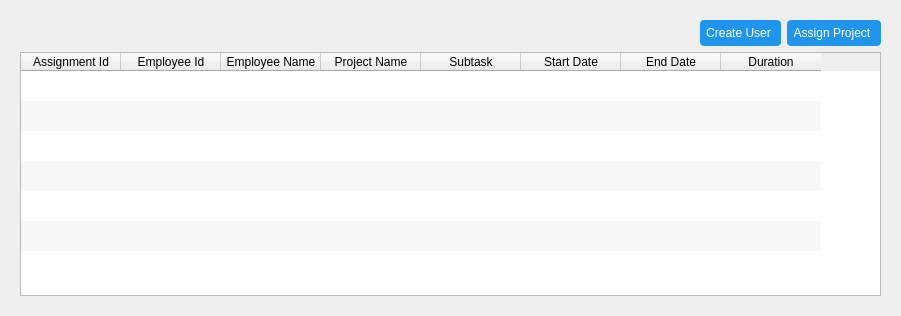
         <widget class="QWidget" name="assignment_page">
          <layout class="QGridLayout" name="gridLayout_4">
           <item row="0" column="0">
            <widget class="QWidget" name="assignment_page_widget" native="true">
             <property name="styleSheet">
              <string notr="true"/>
             </property>
             <layout class="QVBoxLayout" name="verticalLayout_9">
              <item>
               <layout class="QVBoxLayout" name="verticalLayout_8">
                <item>
                 <layout class="QHBoxLayout" name="horizontalLayout_7">
                  <item>
                   <spacer name="horizontalSpacer_5">
                    <property name="focusPolicy">
                     <enum>Qt::NoFocus</enum>
                    </property>
                    <property name="orientation">
                     <enum>Qt::Horizontal</enum>
                    </property>
                    <property name="sizeHint" stdset="0">
                     <size>
                      <width>628</width>
                      <height>20</height>
                     </size>
                    </property>
                   </spacer>
                  </item>
                  <item>
                   <widget class="QPushButton" name="edit_assign_btn">
                    <property name="minimumSize">
                     <size>
                      <width>20</width>
                      <height>20</height>
                     </size>
                    </property>
                    <property name="maximumSize">
                     <size>
                      <width>20</width>
                      <height>20</height>
                     </size>
                    </property>
                    <property name="cursor">
                     <cursorShape>PointingHandCursor</cursorShape>
                    </property>
                    <property name="styleSheet">
                     <string notr="true">border:none;</string>
                    </property>
                    <property name="text">
                     <string/>
                    </property>
                    <property name="icon">
                     <iconset resource="resources.qrc">
                      <normaloff>:/icons/edit2.png</normaloff>:/icons/edit2.png</iconset>
                    </property>
                    <property name="iconSize">
                     <size>
                      <width>16</width>
                      <height>16</height>
                     </size>
                    </property>
                    <property name="checkable">
                     <bool>true</bool>
                    </property>
                   </widget>
                  </item>
                  <item>
                   <widget class="QPushButton" name="delete_assign_btn">
                    <property name="minimumSize">
                     <size>
                      <width>20</width>
                      <height>20</height>
                     </size>
                    </property>
                    <property name="maximumSize">
                     <size>
                      <width>20</width>
                      <height>20</height>
                     </size>
                    </property>
                    <property name="cursor">
                     <cursorShape>PointingHandCursor</cursorShape>
                    </property>
                    <property name="styleSheet">
                     <string notr="true">border:none;</string>
                    </property>
                    <property name="text">
                     <string/>
                    </property>
                    <property name="icon">
                     <iconset resource="resources.qrc">
                      <normaloff>:/icons/delete2.png</normaloff>:/icons/delete2.png</iconset>
                    </property>
                    <property name="iconSize">
                     <size>
                      <width>16</width>
                      <height>16</height>
                     </size>
                    </property>
                    <property name="checkable">
                     <bool>true</bool>
                    </property>
                   </widget>
                  </item>
                  <item>
                   <widget class="QPushButton" name="create_user_btn">
                    <property name="cursor">
                     <cursorShape>PointingHandCursor</cursorShape>
                    </property>
                    <property name="styleSheet">
                     <string notr="true">QPushButton{
border:none;
border-radius:4px;
padding:6px;
padding-left-10px;
padding-right:10px;
background-color: rgb(31, 149, 239);
color:white;





}
QPushButton:hover{
background-color:#1668a7;






}</string>
                    </property>
                    <property name="text">
                     <string>Create User</string>
                    </property>
                   </widget>
                  </item>
                  <item>
                   <widget class="QPushButton" name="assign_project_btn">
                    <property name="cursor">
                     <cursorShape>PointingHandCursor</cursorShape>
                    </property>
                    <property name="styleSheet">
                     <string notr="true">QPushButton{
border:none;
border-radius:4px;
padding:6px;
padding-left-10px;
padding-right:10px;
background-color: rgb(31, 149, 239);
color:white;





}
QPushButton:hover{
background-color:#1668a7;






}</string>
                    </property>
                    <property name="text">
                     <string>Assign Project</string>
                    </property>
                    <property name="checkable">
                     <bool>true</bool>
                    </property>
                   </widget>
                  </item>
                 </layout>
                </item>
                <item>
                 <widget class="QTableWidget" name="assignment_table">
                  <property name="tabletTracking">
                   <bool>false</bool>
                  </property>
                  <property name="focusPolicy">
                   <enum>Qt::NoFocus</enum>
                  </property>
                  <property name="layoutDirection">
                   <enum>Qt::LeftToRight</enum>
                  </property>
                  <property name="frameShape">
                   <enum>QFrame::StyledPanel</enum>
                  </property>
                  <property name="frameShadow">
                   <enum>QFrame::Sunken</enum>
                  </property>
                  <property name="sizeAdjustPolicy">
                   <enum>QAbstractScrollArea::AdjustToContents</enum>
                  </property>
                  <property name="dragEnabled">
                   <bool>true</bool>
                  </property>
                  <property name="alternatingRowColors">
                   <bool>true</bool>
                  </property>
                  <property name="selectionBehavior">
                   <enum>QAbstractItemView::SelectRows</enum>
                  </property>
                  <property name="verticalScrollMode">
                   <enum>QAbstractItemView::ScrollPerPixel</enum>
                  </property>
                  <property name="horizontalScrollMode">
                   <enum>QAbstractItemView::ScrollPerPixel</enum>
                  </property>
                  <property name="showGrid">
                   <bool>false</bool>
                  </property>
                  <property name="gridStyle">
                   <enum>Qt::SolidLine</enum>
                  </property>
                  <property name="sortingEnabled">
                   <bool>true</bool>
                  </property>
                  <attribute name="verticalHeaderVisible">
                   <bool>false</bool>
                  </attribute>
                  <row>
                   <property name="text">
                    <string>New Row</string>
                   </property>
                  </row>
                  <row>
                   <property name="text">
                    <string>New Row</string>
                   </property>
                  </row>
                  <row>
                   <property name="text">
                    <string>New Row</string>
                   </property>
                  </row>
                  <row>
                   <property name="text">
                    <string>New Row</string>
                   </property>
                  </row>
                  <row>
                   <property name="text">
                    <string>New Row</string>
                   </property>
                  </row>
                  <row>
                   <property name="text">
                    <string>New Row</string>
                   </property>
                  </row>
                  <row>
                   <property name="text">
                    <string>New Row</string>
                   </property>
                  </row>
                  <column>
                   <property name="text">
                    <string>Assignment Id</string>
                   </property>
                  </column>
                  <column>
                   <property name="text">
                    <string>Employee Id</string>
                   </property>
                  </column>
                  <column>
                   <property name="text">
                    <string>Employee Name</string>
                   </property>
                  </column>
                  <column>
                   <property name="text">
                    <string>Project Name</string>
                   </property>
                  </column>
                  <column>
                   <property name="text">
                    <string>Subtask</string>
                   </property>
                  </column>
                  <column>
                   <property name="text">
                    <string>Start Date</string>
                   </property>
                  </column>
                  <column>
                   <property name="text">
                    <string>End Date</string>
                   </property>
                  </column>
                  <column>
                   <property name="text">
                    <string>Duration</string>
                   </property>
                  </column>
                 </widget>
                </item>
               </layout>
              </item>
             </layout>
            </widget>
           </item>
          </layout>
         </widget>
